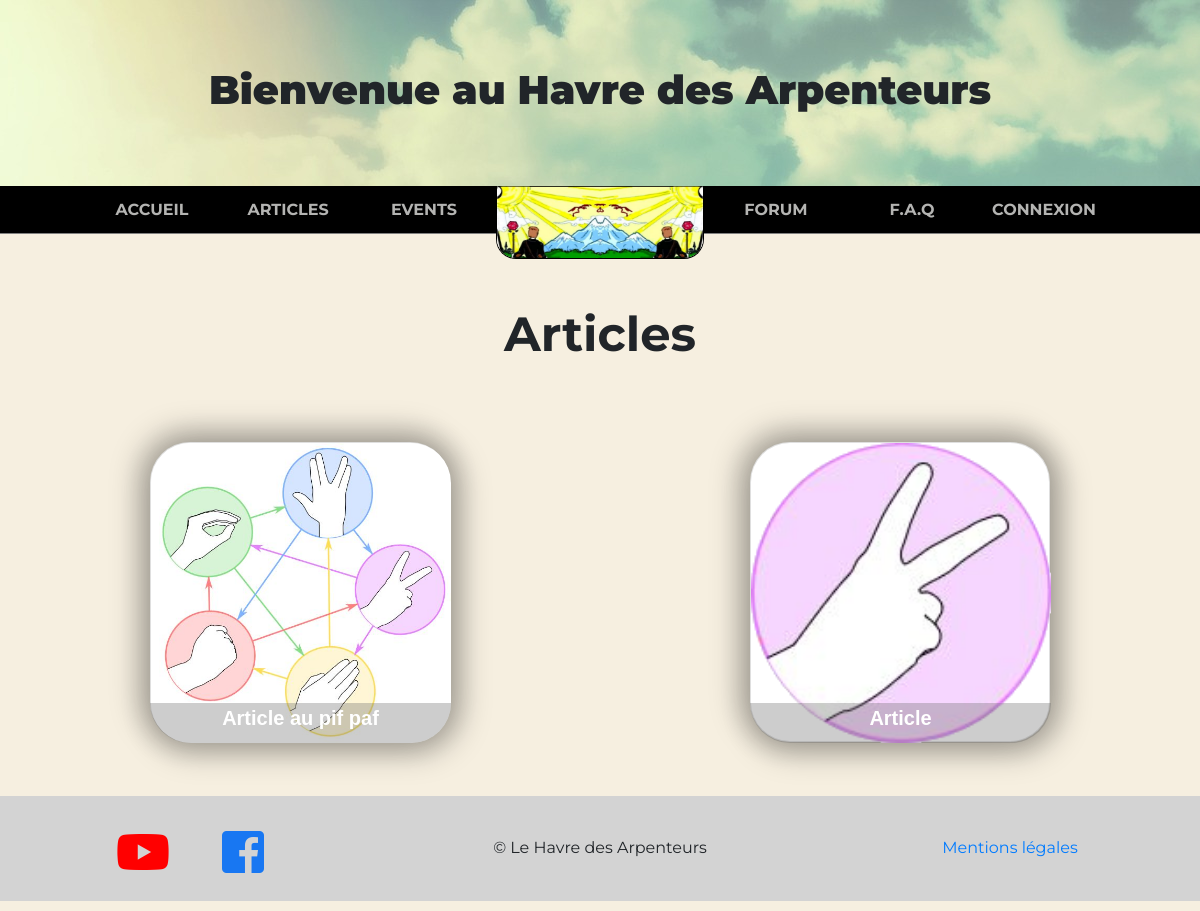
Page /article on the committed database.
### tables this page shows
CREATE TABLE `Articles` (
  `id_A` int(11) NOT NULL AUTO_INCREMENT,
  `title_A` varchar(50) NOT NULL,
  `image_A` varchar(50) NOT NULL,
  `shortContent_A` text NOT NULL,
  `longContent_A` text,
  `creationDate_A` datetime NOT NULL,
  `modifDate_A` datetime DEFAULT NULL,
  `id_U` int(11) DEFAULT NULL,
  PRIMARY KEY (`id_A`),
  KEY `FK_Articles_Users` (`id_U`),
  CONSTRAINT `FK_Articles_Users` FOREIGN KEY (`id_U`) REFERENCES `Users` (`id_U`) ON DELETE SET NULL
);

### index.php (called while the page is built, shortened)
<?php
  $router = new Router;
  $router->routeReq();
  require_once 'footer.php';

### models/ArticleManager.php (called while the page is built, shortened)
<?php
  class ArticleManager extends Model
  {
      public function getAllArticles() {
        $bdd = $this->getBdd();
        $req = $bdd->prepare('SELECT * FROM Articles LEFT JOIN Users ON Articles.id_U = Users.id_U ORDER BY id_A DESC');
        $req->execute();
        $datas = $req->fetchAll(PDO::FETCH_OBJ);
        return $datas;
      }
  }

### views/viewArticle.php (the view, shortened to what this page needs)
<?php
  require_once 'header.php';
?>
<main>
  <h2 class="title">Articles</h2>
  <div class="d-flex flex-wrap mb-4">
    <div class="cards-list">
        <?php foreach ($articles as $article): ?>
          <a href="article/<?= $article->id_A ?>">
            <div class="card">
                <div class="card_image">
                  <img src="<?= $article->image_A ?>" alt="<?= $article->title_A ?>"/>
                </div>
                <div class="card_title title-white">
                    <p><?= $article->title_A ?></p>
                </div>
            </div>
          </a>
        <?php endforeach; ?>
    </div>
  </div>
</main>

### assets/css/style.css (style rules this page uses)
body { margin: 0; padding: 0; overflow-x: hidden; background-color: #F6EFE0; font-family: 'Montserrat', sans-serif; }
a { text-decoration: none !important; }
.title { margin: 1.5em 0 1em 0; text-align: center; font-size: 3em; font-weight: 700; }
.cards-list { z-index: 0; width: 100%; display: flex; justify-content: space-around; flex-wrap: wrap; }
.card { margin: 30px auto; width: 300px; height: 300px; border-radius: 40px; box-shadow: 5px 5px 30px 7px rgba(0,0,0,0.25), -5px -5px 30px 7px rgba(0,0,0,0.22); cursor: pointer; transition: 0.4s; }
.card .card_image { width: inherit; height: inherit; border-radius: 40px; }
.card .card_image img { width: inherit; height: inherit; border-radius: 40px; object-fit: cover; }
.card .card_title { text-align: center; border-radius: 0px 0px 40px 40px; font-family: sans-serif; font-weight: bold; font-size: 20px; margin-top: -40px; margin-right: -2px; margin-left: -1px; height: 40px; background: rgb(105,105,105,0.33); }
.title-white { color: white; }

### rows in the picture
articles: image_A (picture), title_A "Article au pif paf"
articles: image_A (picture), title_A "Article"
